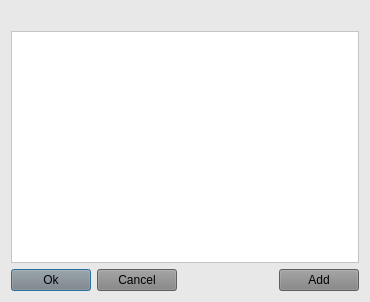
<?xml version="1.0" encoding="UTF-8"?>
<ui version="4.0">
 <class>GwInputDialog</class>
 <widget class="QDialog" name="GwInputDialog">
  <property name="geometry">
   <rect>
    <x>0</x>
    <y>0</y>
    <width>370</width>
    <height>302</height>
   </rect>
  </property>
  <property name="windowTitle">
   <string>Dialog</string>
  </property>
  <property name="styleSheet">
   <string notr="true">background-color: rgb(232, 232, 232);
color: rgb(0, 0, 0);</string>
  </property>
  <layout class="QVBoxLayout" name="verticalLayout_2">
   <item>
    <layout class="QVBoxLayout" name="verticalLayout">
     <item>
      <widget class="QLabel" name="label">
       <property name="sizePolicy">
        <sizepolicy hsizetype="Preferred" vsizetype="Minimum">
         <horstretch>0</horstretch>
         <verstretch>0</verstretch>
        </sizepolicy>
       </property>
       <property name="styleSheet">
        <string notr="true">color: rgb(43, 94, 106);
font: 75 13pt &quot;MS Shell Dlg 2&quot;;</string>
       </property>
       <property name="text">
        <string/>
       </property>
       <property name="alignment">
        <set>Qt::AlignCenter</set>
       </property>
       <property name="wordWrap">
        <bool>true</bool>
       </property>
       <property name="margin">
        <number>2</number>
       </property>
      </widget>
     </item>
     <item>
      <widget class="QListView" name="listView">
       <property name="sizePolicy">
        <sizepolicy hsizetype="Expanding" vsizetype="Expanding">
         <horstretch>0</horstretch>
         <verstretch>0</verstretch>
        </sizepolicy>
       </property>
       <property name="styleSheet">
        <string notr="true">color: rgb(55, 85, 255);
background-color: rgb(255, 255, 255);
font: 75 10pt &quot;MS Shell Dlg 2&quot;;
text-decoration: underline;</string>
       </property>
      </widget>
     </item>
    </layout>
   </item>
   <item>
    <layout class="QHBoxLayout" name="horizontalLayout_2">
     <item>
      <layout class="QHBoxLayout" name="horizontalLayout">
       <item>
        <widget class="QPushButton" name="okButton">
         <property name="styleSheet">
          <string notr="true">border-color: rgb(124, 124, 124);
background-color: rgb(130, 130, 130);</string>
         </property>
         <property name="text">
          <string>Ok</string>
         </property>
        </widget>
       </item>
       <item>
        <widget class="QPushButton" name="cancelButton">
         <property name="styleSheet">
          <string notr="true">border-color: rgb(124, 124, 124);
background-color: rgb(130, 130, 130);</string>
         </property>
         <property name="text">
          <string>Cancel</string>
         </property>
        </widget>
       </item>
      </layout>
     </item>
     <item>
      <spacer name="horizontalSpacer">
       <property name="orientation">
        <enum>Qt::Horizontal</enum>
       </property>
       <property name="sizeHint" stdset="0">
        <size>
         <width>40</width>
         <height>20</height>
        </size>
       </property>
      </spacer>
     </item>
     <item>
      <widget class="QPushButton" name="addButton">
       <property name="styleSheet">
        <string notr="true">border-color: rgb(124, 124, 124);
background-color: rgb(130, 130, 130);</string>
       </property>
       <property name="text">
        <string>Add</string>
       </property>
      </widget>
     </item>
    </layout>
   </item>
  </layout>
 </widget>
 <resources/>
 <connections/>
</ui>
